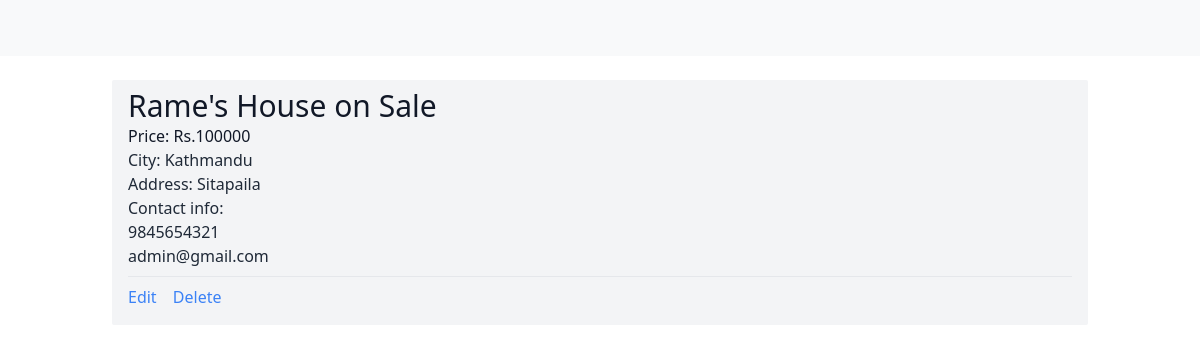
Screenshot of /listings/4/ (signed in) with the database file from the repository.
### listings/models.py (models this page shows, shortened)
class Listing(models.Model):
    Title = models.CharField(max_length=30, default='House on Sale')
    Location = models.CharField(max_length=30, default='Kalanki')
    City = models.CharField(max_length=30, default='Kathmandu')
    Price = models.IntegerField(default=9999999)
    Bedroom = models.IntegerField(default=0)
    Bathroom = models.IntegerField(default=0)
    Floors = models.IntegerField(default=1)
    Parking = models.IntegerField(default=0)
    Face = models.CharField(max_length=30)
    Area = models.IntegerField(default=100)
    Road_Width = models.IntegerField(default=0)
    Road_Type = models.CharField(max_length=30)
    Build_Area = models.IntegerField(default=0)
    Amenities = models.CharField(max_length=30)
    Contact_number = models.IntegerField(default=9845654321)
    Contact_mail = models.CharField(max_length=30, default='admin@gmail.com')
    Image = models.ImageField()
    user = models.ForeignKey(User, on_delete=models.SET_NULL,null=True)
    is_sold = models.BooleanField(default=False)

### listings/views.py (the view)
# urls.py: path('listings/<pk>/', listing_retrieve, name='listing_retrieve'),
@login_required
def listing_retrieve(request,pk):
    listing= Listing.objects.get(id=pk)
    context={
        "listing":listing
    }
    return render(request,"listing.html",context)

### templates/listing.html
{% extends "base.html" %}
{% block content %}
<div class="px-3 py-2 bg-gray-100 rounded-sm">
    <h3 class="text-3xl text-gray-900">{{ listing.Title }}</h3>
    <p class="text-gray-900">Price: Rs.{{listing.Price}}</p>
    <p class="text-gray-800">City: {{listing.City}}</p>
    <p class="text-gray-800">Address: {{listing.Location}}</p>
    <p class="text-gray-800">Contact info:<br> {{listing.Contact_number}}</p>
    <p class="text-gray-800">{{listing.Contact_mail}}</p>
    {% if request.user.is_staff %}
    <div class="mt-2 py-2 border-t border-gray-200">
        <a href="/listings/{{ listing.id }}/edit/" class="text-blue-500">
            Edit</a>
        <a href="/listings/{{ listing.id }}/delete/" class="ml-3 text-blue-500">
            Delete</a>
    </div>
    {% endif %}
</div>
{% endblock %}

### rows the page displays
Listing: Title "Rame's House on Sale", Price "100000", City "Kathmandu", Location "Sitapaila", Contact_number "9845654321", Contact_mail "admin@gmail.com"
